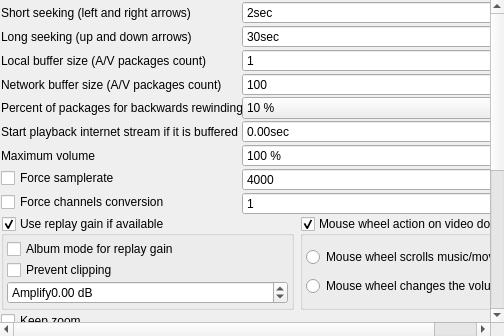
<?xml version="1.0" encoding="UTF-8"?>
<ui version="4.0">
 <class>PlaybackSettings</class>
 <widget class="QWidget" name="PlaybackSettings">
  <layout class="QVBoxLayout" name="verticalLayout_4">
   <property name="spacing">
    <number>0</number>
   </property>
   <property name="margin">
    <number>0</number>
   </property>
   <item>
    <widget class="QScrollArea" name="scrollArea">
     <property name="frameShape">
      <enum>QFrame::NoFrame</enum>
     </property>
     <property name="frameShadow">
      <enum>QFrame::Plain</enum>
     </property>
     <property name="lineWidth">
      <number>0</number>
     </property>
     <property name="widgetResizable">
      <bool>true</bool>
     </property>
     <widget class="QWidget" name="scrollAreaWidgetContents">
      <property name="geometry">
       <rect>
        <x>0</x>
        <y>0</y>
        <width>533</width>
        <height>582</height>
       </rect>
      </property>
      <layout class="QGridLayout" name="gridLayout">
       <property name="verticalSpacing">
        <number>1</number>
       </property>
       <property name="margin">
        <number>1</number>
       </property>
       <item row="1" column="0">
        <widget class="QGroupBox" name="replayGain">
         <property name="title">
          <string>Use replay gain if available</string>
         </property>
         <property name="checkable">
          <bool>true</bool>
         </property>
         <layout class="QVBoxLayout" name="verticalLayout">
          <property name="spacing">
           <number>1</number>
          </property>
          <property name="margin">
           <number>3</number>
          </property>
          <item>
           <widget class="QCheckBox" name="replayGainAlbum">
            <property name="text">
             <string>Album mode for replay gain</string>
            </property>
           </widget>
          </item>
          <item>
           <widget class="QCheckBox" name="replayGainPreventClipping">
            <property name="text">
             <string>Prevent clipping</string>
            </property>
           </widget>
          </item>
          <item>
           <widget class="QDoubleSpinBox" name="replayGainPreamp">
            <property name="prefix">
             <string>Amplify</string>
            </property>
            <property name="suffix">
             <string notr="true"> dB</string>
            </property>
            <property name="minimum">
             <double>-15.000000000000000</double>
            </property>
            <property name="maximum">
             <double>15.000000000000000</double>
            </property>
           </widget>
          </item>
         </layout>
        </widget>
       </item>
       <item row="18" column="0" colspan="3">
        <spacer name="verticalSpacer">
         <property name="orientation">
          <enum>Qt::Vertical</enum>
         </property>
         <property name="sizeHint" stdset="0">
          <size>
           <width>20</width>
           <height>40</height>
          </size>
         </property>
        </spacer>
       </item>
       <item row="1" column="1">
        <widget class="QGroupBox" name="wheelActionB">
         <property name="title">
          <string>Mouse wheel action on video dock</string>
         </property>
         <property name="checkable">
          <bool>true</bool>
         </property>
         <layout class="QVBoxLayout" name="verticalLayout_2">
          <property name="spacing">
           <number>1</number>
          </property>
          <property name="margin">
           <number>3</number>
          </property>
          <item>
           <widget class="QRadioButton" name="wheelSeekB">
            <property name="text">
             <string>Mouse wheel scrolls music/movie</string>
            </property>
           </widget>
          </item>
          <item>
           <widget class="QRadioButton" name="wheelVolumeB">
            <property name="text">
             <string>Mouse wheel changes the volume</string>
            </property>
           </widget>
          </item>
         </layout>
        </widget>
       </item>
       <item row="15" column="0" colspan="2">
        <widget class="QCheckBox" name="ignorePlaybackError">
         <property name="text">
          <string>Play next entry after playback error</string>
         </property>
        </widget>
       </item>
       <item row="13" column="0" colspan="2">
        <widget class="QCheckBox" name="restoreVideoEq">
         <property name="text">
          <string>Remember video equalizer settings</string>
         </property>
        </widget>
       </item>
       <item row="0" column="0" colspan="2">
        <layout class="QFormLayout" name="formLayout">
         <property name="fieldGrowthPolicy">
          <enum>QFormLayout::AllNonFixedFieldsGrow</enum>
         </property>
         <property name="verticalSpacing">
          <number>1</number>
         </property>
         <item row="0" column="0">
          <widget class="QLabel" name="shortSeekL">
           <property name="text">
            <string>Short seeking (left and right arrows)</string>
           </property>
          </widget>
         </item>
         <item row="0" column="1">
          <widget class="QSpinBox" name="shortSeekB">
           <property name="suffix">
            <string>sec</string>
           </property>
           <property name="minimum">
            <number>2</number>
           </property>
           <property name="maximum">
            <number>20</number>
           </property>
          </widget>
         </item>
         <item row="1" column="0">
          <widget class="QLabel" name="longSeekL">
           <property name="text">
            <string>Long seeking (up and down arrows)</string>
           </property>
          </widget>
         </item>
         <item row="1" column="1">
          <widget class="QSpinBox" name="longSeekB">
           <property name="suffix">
            <string>sec</string>
           </property>
           <property name="minimum">
            <number>30</number>
           </property>
           <property name="maximum">
            <number>300</number>
           </property>
          </widget>
         </item>
         <item row="2" column="0">
          <widget class="QLabel" name="bufferLocalL">
           <property name="text">
            <string>Local buffer size (A/V packages count)</string>
           </property>
          </widget>
         </item>
         <item row="2" column="1">
          <widget class="QSpinBox" name="bufferLocalB">
           <property name="minimum">
            <number>1</number>
           </property>
           <property name="maximum">
            <number>1000</number>
           </property>
          </widget>
         </item>
         <item row="3" column="0">
          <widget class="QLabel" name="bufferNetworkL">
           <property name="text">
            <string>Network buffer size (A/V packages count)</string>
           </property>
          </widget>
         </item>
         <item row="3" column="1">
          <widget class="QSpinBox" name="bufferNetworkB">
           <property name="minimum">
            <number>100</number>
           </property>
           <property name="maximum">
            <number>1000000</number>
           </property>
          </widget>
         </item>
         <item row="4" column="0">
          <widget class="QLabel" name="backwardBufferNetworkL">
           <property name="text">
            <string>Percent of packages for backwards rewinding</string>
           </property>
          </widget>
         </item>
         <item row="4" column="1">
          <widget class="QComboBox" name="backwardBufferNetworkB">
           <item>
            <property name="text">
             <string notr="true">10 %</string>
            </property>
           </item>
           <item>
            <property name="text">
             <string notr="true">25 %</string>
            </property>
           </item>
           <item>
            <property name="text">
             <string notr="true">50 %</string>
            </property>
           </item>
          </widget>
         </item>
         <item row="5" column="0">
          <widget class="QLabel" name="playIfBufferedL">
           <property name="text">
            <string>Start playback internet stream if it is buffered</string>
           </property>
          </widget>
         </item>
         <item row="5" column="1">
          <widget class="QDoubleSpinBox" name="playIfBufferedB">
           <property name="suffix">
            <string>sec</string>
           </property>
           <property name="maximum">
            <double>5.000000000000000</double>
           </property>
           <property name="singleStep">
            <double>0.250000000000000</double>
           </property>
          </widget>
         </item>
         <item row="6" column="0">
          <widget class="QLabel" name="maxVolL">
           <property name="text">
            <string>Maximum volume</string>
           </property>
          </widget>
         </item>
         <item row="6" column="1">
          <widget class="QSpinBox" name="maxVolB">
           <property name="suffix">
            <string notr="true"> %</string>
           </property>
           <property name="minimum">
            <number>100</number>
           </property>
           <property name="maximum">
            <number>1000</number>
           </property>
           <property name="singleStep">
            <number>50</number>
           </property>
          </widget>
         </item>
         <item row="7" column="0">
          <widget class="QCheckBox" name="forceSamplerate">
           <property name="text">
            <string>Force samplerate</string>
           </property>
          </widget>
         </item>
         <item row="7" column="1">
          <widget class="QSpinBox" name="samplerateB">
           <property name="minimum">
            <number>4000</number>
           </property>
           <property name="maximum">
            <number>192000</number>
           </property>
          </widget>
         </item>
         <item row="8" column="0">
          <widget class="QCheckBox" name="forceChannels">
           <property name="text">
            <string>Force channels conversion</string>
           </property>
          </widget>
         </item>
         <item row="8" column="1">
          <widget class="QSpinBox" name="channelsB">
           <property name="minimum">
            <number>1</number>
           </property>
           <property name="maximum">
            <number>8</number>
           </property>
          </widget>
         </item>
        </layout>
       </item>
       <item row="1" column="2">
        <spacer name="horizontalSpacer">
         <property name="orientation">
          <enum>Qt::Horizontal</enum>
         </property>
         <property name="sizeHint" stdset="0">
          <size>
           <width>40</width>
           <height>20</height>
          </size>
         </property>
        </spacer>
       </item>
       <item row="4" column="0" colspan="2">
        <widget class="QCheckBox" name="showBufferedTimeOnSlider">
         <property name="text">
          <string>Show buffered data indicator on slider</string>
         </property>
        </widget>
       </item>
       <item row="5" column="0" colspan="2">
        <widget class="QCheckBox" name="keepARatio">
         <property name="text">
          <string>Keep aspect ratio</string>
         </property>
        </widget>
       </item>
       <item row="3" column="0" colspan="2">
        <widget class="QCheckBox" name="keepZoom">
         <property name="text">
          <string>Keep zoom</string>
         </property>
        </widget>
       </item>
       <item row="6" column="0" colspan="2">
        <widget class="QCheckBox" name="savePos">
         <property name="text">
          <string>Remember playback position</string>
         </property>
        </widget>
       </item>
       <item row="7" column="0" colspan="2">
        <widget class="QCheckBox" name="keepSubtitlesDelay">
         <property name="text">
          <string>Keep subtitles delay</string>
         </property>
        </widget>
       </item>
       <item row="8" column="0" colspan="2">
        <widget class="QCheckBox" name="keepSubtitlesScale">
         <property name="text">
          <string>Keep subtitles scale</string>
         </property>
        </widget>
       </item>
       <item row="9" column="0" colspan="2">
        <widget class="QCheckBox" name="keepSpeed">
         <property name="text">
          <string>Keep speed</string>
         </property>
        </widget>
       </item>
       <item row="10" column="0" colspan="2">
        <widget class="QCheckBox" name="keepVideoDelay">
         <property name="text">
          <string>Keep video delay</string>
         </property>
        </widget>
       </item>
       <item row="11" column="0" colspan="2">
        <widget class="QCheckBox" name="syncVtoA">
         <property name="text">
          <string>Video to audio sync (frame skipping)</string>
         </property>
        </widget>
       </item>
       <item row="12" column="0" colspan="2">
        <widget class="QCheckBox" name="silence">
         <property name="text">
          <string>Fade sound</string>
         </property>
        </widget>
       </item>
       <item row="16" column="0">
        <widget class="QCheckBox" name="leftMouseTogglePlay">
         <property name="text">
          <string>Left mouse button on video dock toggles playback</string>
         </property>
        </widget>
       </item>
       <item row="17" column="0">
        <widget class="QCheckBox" name="accurateSeekB">
         <property name="text">
          <string>Accurate seeking</string>
         </property>
         <property name="tristate">
          <bool>true</bool>
         </property>
        </widget>
       </item>
      </layout>
     </widget>
    </widget>
   </item>
   <item>
    <layout class="QHBoxLayout" name="modulesListLayout"/>
   </item>
  </layout>
 </widget>
 <tabstops>
  <tabstop>shortSeekB</tabstop>
  <tabstop>longSeekB</tabstop>
  <tabstop>bufferLocalB</tabstop>
  <tabstop>bufferNetworkB</tabstop>
  <tabstop>backwardBufferNetworkB</tabstop>
  <tabstop>playIfBufferedB</tabstop>
  <tabstop>maxVolB</tabstop>
  <tabstop>forceSamplerate</tabstop>
  <tabstop>samplerateB</tabstop>
  <tabstop>forceChannels</tabstop>
  <tabstop>channelsB</tabstop>
  <tabstop>replayGain</tabstop>
  <tabstop>replayGainAlbum</tabstop>
  <tabstop>replayGainPreventClipping</tabstop>
  <tabstop>replayGainPreamp</tabstop>
  <tabstop>wheelActionB</tabstop>
  <tabstop>wheelSeekB</tabstop>
  <tabstop>wheelVolumeB</tabstop>
  <tabstop>scrollArea</tabstop>
  <tabstop>keepZoom</tabstop>
  <tabstop>showBufferedTimeOnSlider</tabstop>
  <tabstop>keepARatio</tabstop>
  <tabstop>savePos</tabstop>
  <tabstop>keepSubtitlesDelay</tabstop>
  <tabstop>keepSubtitlesScale</tabstop>
  <tabstop>keepSpeed</tabstop>
  <tabstop>keepVideoDelay</tabstop>
  <tabstop>syncVtoA</tabstop>
  <tabstop>silence</tabstop>
  <tabstop>restoreVideoEq</tabstop>
  <tabstop>ignorePlaybackError</tabstop>
 </tabstops>
 <resources/>
 <connections/>
</ui>
